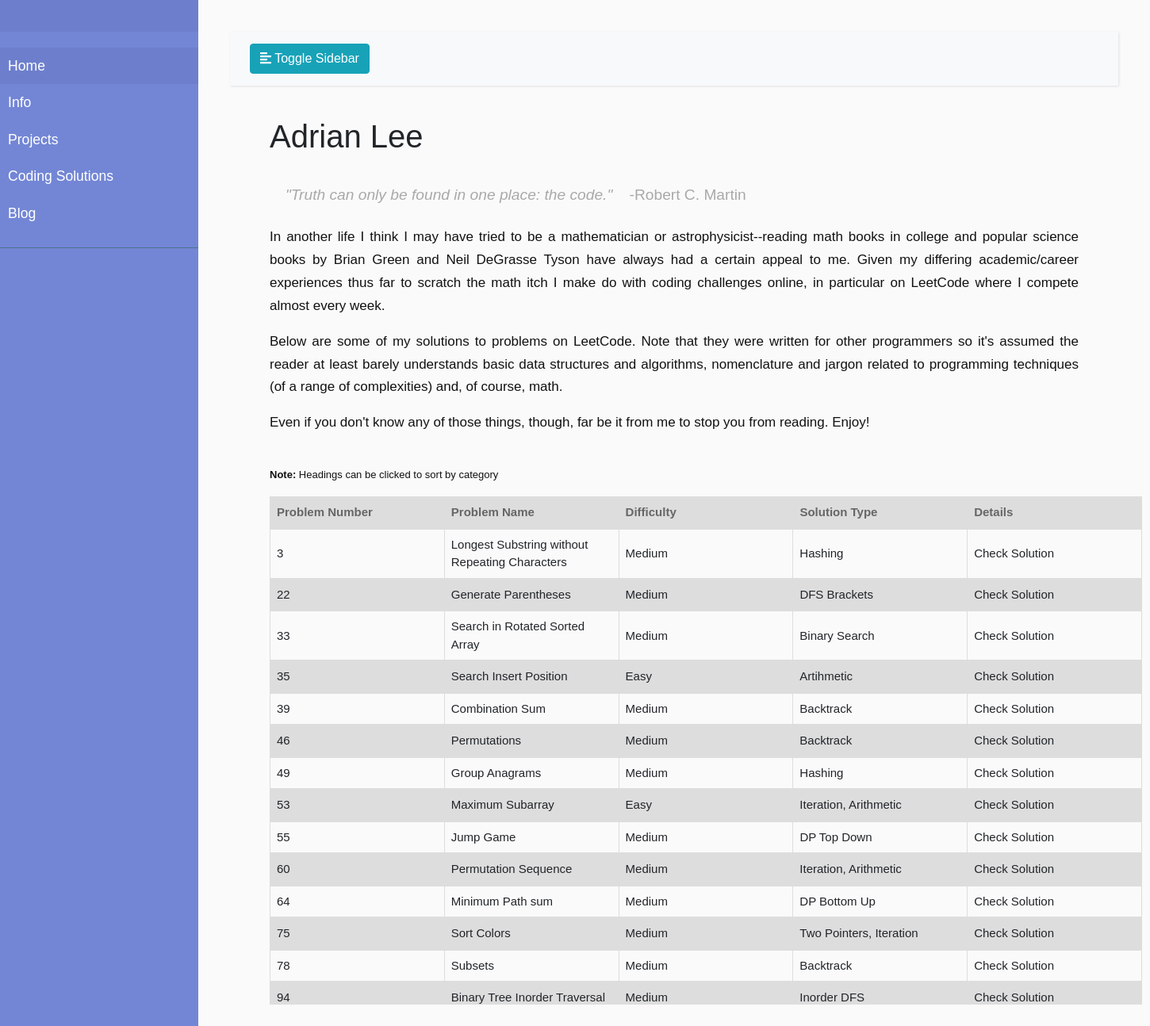
Screenshot of /coding_solutions with the database file from the repository.
### tables this page shows
CREATE TABLE cs_data (id INTEGER, name TEXT, difficulty STRING, type STRING, url TEXT);

### app.py (the view)
@app.route('/coding_solutions')
def coding_solutions():
    result = get_cs_db().execute('SELECT id,name,difficulty,type FROM cs_data ORDER BY id')
    return render_template('coding_solutions.html',
                            title="Coding Solutions",
                            db=result.fetchall())

### app.py (called while the page is built)
def get_cs_db():
  db = getattr(g, '_database', None)
  if db is None:
    db = g._database = sqlite3.connect(r"cs_data.db")
    column_desc = [
      'id INTEGER',
      'name TEXT',
      'difficulty STRING',
      'type STRING',
      'url TEXT'
    ]
    try:
      db.execute("CREATE TABLE cs_data ({})".format(','.join(column_desc)))
    except sqlite3.OperationalError:
      pass
  return db

@app.teardown_appcontext
def close_connection(exception):
  db = getattr(g, '_database', None)
  if db is not None:
    db.commit()
    db.close()

### templates/coding_solutions.html (shortened to what this page needs)
{% extends "layout.html" %}
{% block style %}
  <link
    rel="stylesheet"
    href="{{ url_for('static', filename='sorttable.css') }}"
  />
{% endblock style %}
{% block content %}
    <h1>Adrian Lee</h1>
    <div>
        <h3 class="quote">
            "Truth can only be found in one place: the code." &nbsp;&nbsp;
            <span style="font-style: normal;">
              -Robert C. Martin
            </span>
        </h3>
        <div class="content">
            <p>
                In another life I think I may have tried to be a mathematician or astrophysicist--reading math books in
                college and popular science books by Brian Green and Neil DeGrasse Tyson have always had a certain appeal to me.
                Given my differing academic/career experiences thus far to scratch the math itch I make do
                with coding challenges online, in particular on LeetCode where I compete almost every week.
            </p>
            <p>
                Below are some of my solutions to problems on LeetCode. Note that they were written for other programmers so
                it's assumed the reader at least barely understands basic data structures and algorithms, nomenclature and
                jargon related to programming techniques (of a range of complexities) and, of course, math.
            </p>
            <p>
                Even if you don't know any of those things, though, far be it from me to stop you from reading. Enjoy!
            </p>
        </div>
        <br>
        <p style="font-size: small;">
          <b>Note:</b> Headings can be clicked to sort by category
        </p>
        <table class="sortable">
          <thead>
            <tr>
              <th>Problem Number</th>
              <th>Problem Name</th>
              <th>Difficulty</th>
              <th>Solution Type</th>
              <th>Details</th>
            </tr>
          </thead>
          <tbody>
            {% for row in db %}
            <tr>
              <td>{{row[0]}}</td>
              <td>{{row[1]}}</td>
              <td>{{row[2]}}</td>
              <td>{{row[3]}}</td>
              <td>
                <a href="{{ url_for('get_question', question_id=row[0])}}">
                  Check Solution
                </a>
              </td>
            </tr>
            {% endfor %}
          </tbody>
        </table>
    </div>
{% endblock content %}

### static/style.css (style rules this page uses)
body { font-family: Arial, sans-serif; background: #fafafa; }
h1 { margin-left: 50px; padding-bottom: 10px; font-size: 40px; line-height: 120%; }
h3 { margin-left: 50px; margin-right: 50px; font-size: 20px; padding-top: 20px; padding-bottom: 20px; }
.quote { font-style:italic; font-size: larger; color:#A9A9A9; margin-left: 70px }
p { font-family: Arial, sans-serif; font-size: 17px; line-height: 1.7em; margin-left: 50px; margin-right: 50px; color: rgb(19, 18, 18); text-align: justify; }
a, a:hover,s a:focus { color: inherit; text-decoration: none; transition: all 0.3s; }

### static/sorttable.css (style rules this page uses)
.sortable { font-family: Arial, sans-serif; border-collapse: collapse; font-size: 15px; width: 1100px; margin-left: 50px; table-layout: fixed; }
.sortable tbody { display:block; width: 100%; overflow: auto; height: 600px; }
.sortable thead, tr { display:block; }
.sortable td, th { border: 1px solid #dddddd; text-align: left; padding: 8px; width: 220px; }
.sortable tr:nth-child(even) { background-color: #dddddd; }
.sortable thead { background-color:#dddddd; color:#666666; font-weight: bold; cursor: default; }

### rows the page displays
cs_data: id "3", name "Longest Substring without Repeating Characters", difficulty "Medium", type "Hashing"
cs_data: id "22", name "Generate Parentheses", difficulty "Medium", type "DFS Brackets"
cs_data: id "33", name "Search in Rotated Sorted Array", difficulty "Medium", type "Binary Search"
cs_data: id "35", name "Search Insert Position", difficulty "Easy", type "Artihmetic"
cs_data: id "39", name "Combination Sum", difficulty "Medium", type "Backtrack"
cs_data: id "46", name "Permutations", difficulty "Medium", type "Backtrack"
cs_data: id "49", name "Group Anagrams", difficulty "Medium", type "Hashing"
cs_data: id "53", name "Maximum Subarray", difficulty "Easy", type "Iteration, Arithmetic"
cs_data: id "55", name "Jump Game", difficulty "Medium", type "DP Top Down"
cs_data: id "60", name "Permutation Sequence", difficulty "Medium", type "Iteration, Arithmetic"
cs_data: id "64", name "Minimum Path sum", difficulty "Medium", type "DP Bottom Up"
cs_data: id "75", name "Sort Colors", difficulty "Medium", type "Two Pointers, Iteration"
cs_data: id "78", name "Subsets", difficulty "Medium", type "Backtrack"
cs_data: id "94", name "Binary Tree Inorder Traversal", difficulty "Medium", type "Inorder DFS"
